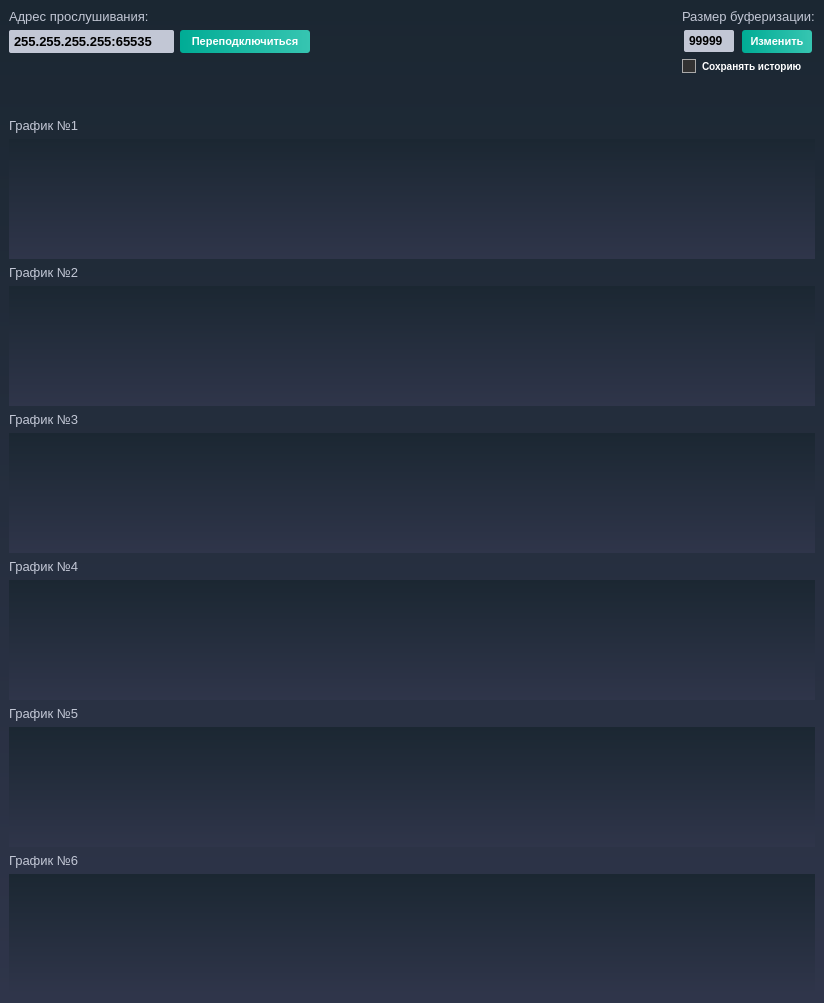
<?xml version="1.0" encoding="UTF-8"?>
<ui version="4.0">
 <class>MainWindow</class>
 <widget class="QMainWindow" name="MainWindow">
  <property name="geometry">
   <rect>
    <x>0</x>
    <y>0</y>
    <width>824</width>
    <height>1003</height>
   </rect>
  </property>
  <property name="minimumSize">
   <size>
    <width>130</width>
    <height>0</height>
   </size>
  </property>
  <property name="windowTitle">
   <string>Plot listener</string>
  </property>
  <property name="styleSheet">
   <string notr="true">
/*-----QWidget-----*/
QWidget
{
	background-color: qlineargradient(spread:repeat, x1:1, y1:0, x2:1, y2:1, stop:0 rgba(27, 39, 50, 255),stop:1 rgba(47, 53, 74, 255));
	color: #000000;

}


/*-----QLabel-----*/
QLabel
{
	background-color: transparent;
	color: #c2c7d5;
	font-size: 13px;

}


/*-----QPushButton-----*/
QPushButton
{
	background-color: qlineargradient(spread:pad, x1:0, y1:0.511, x2:1, y2:0.511, stop:0 rgba(0, 172, 149, 255),stop:0.995192 rgba(54, 197, 177, 255));
	color: #fff;
	font-size: 11px;
	font-weight: bold;
	border: none;
	border-radius: 3px;
	padding: 5px;

}


QPushButton::pressed
{
	background-color: qlineargradient(spread:pad, x1:0, y1:0.511, x2:1, y2:0.511, stop:0 rgba(0, 207, 179, 255),stop:1 rgba(70, 255, 230, 255));

}


/*-----QCheckBox-----*/
QCheckBox
{
	background-color: transparent;
	color: #fff;
	font-size: 10px;
	font-weight: bold;
	border: none;
	border-radius: 5px;

}


/*-----QCheckBox-----*/
QCheckBox::indicator
{
    color: #b1b1b1;
    background-color: #323232;
    border: 1px solid darkgray;
    width: 12px;
    height: 12px;

}


QCheckBox::indicator:checked
{
    image:url(&quot;./ressources/check.png&quot;);
	background-color: qlineargradient(spread:pad, x1:0, y1:0.511, x2:1, y2:0.511, stop:0 rgba(0, 172, 149, 255),stop:0.995192 rgba(54, 197, 177, 255));;
    border: 1px solid #607cff;

}


QCheckBox::indicator:unchecked:hover
{
    border: 1px solid #08b099;

}


QCheckBox::disabled
{
	color: #656565;

}


QCheckBox::indicator:disabled
{
	background-color: #656565;
	color: #656565;
    border: 1px solid #656565;

}


/*-----QLineEdit-----*/
QLineEdit
{
	background-color: #c2c7d5;
	color: #000;
	font-weight: bold;
	border: none;
	border-radius: 2px;
	padding: 3px;

}


/*-----QListView-----*/
QListView
{
	background-color: qlineargradient(spread:pad, x1:1, y1:0, x2:1, y2:1, stop:0 rgba(50, 61, 80, 255),stop:1 rgba(44, 49, 69, 255));
	color: #fff;
	font-size: 12px;
	font-weight: bold;
	border: 1px solid #191919;
	show-decoration-selected: 0;

}


QListView::item
{
	color: #31cecb;
	background-color: #454e5e;
	border: none;
	padding: 5px;
	border-radius: 0px;
	padding-left : 10px;
	height: 42px;

}

QListView::item:selected
{
	color: #31cecb;
	background-color: #454e5e;

}


QListView::item:!selected
{
	color:white;
	background-color: transparent;
	border: none;
	padding-left : 10px;

}


QListView::item:!selected:hover
{
	color: #bbbcba;
	background-color: #454e5e;
	border: none;
	padding-left : 10px;

}


/*-----QTreeView-----*/
QTreeView 
{
	background-color: #232939;
	show-decoration-selected: 0;
	color: #c2c8d7;

}


QTreeView::item 
{
	border-top-color: transparent;
	border-bottom-color: transparent;

}


QTreeView::item:hover 
{
	background-color: #606060;
	color: #fff;

}


QTreeView::item:selected 
{
	background-color: #0ab19a;
	color: #fff;

}


QTreeView::item:selected:active
{
	background-color: #0ab19a;
	color: #fff;

}


QTreeView::branch:has-children:!has-siblings:closed,
QTreeView::branch:closed:has-children:has-siblings 
{
	image: url(://tree-closed.png);

}

QTreeView::branch:open:has-children:!has-siblings,
QTreeView::branch:open:has-children:has-siblings  
{
	image: url(://tree-open.png);

}


/*-----QTableView &amp; QTableWidget-----*/
QTableView
{
    background-color: #232939;
	border: 1px solid gray;
    color: #f0f0f0;
    gridline-color: #232939;
    outline : 0;

}


QTableView::disabled
{
    background-color: #242526;
    border: 1px solid #32414B;
    color: #656565;
    gridline-color: #656565;
    outline : 0;

}


QTableView::item:hover 
{
    background-color: #606060;
    color: #f0f0f0;

}


QTableView::item:selected 
{
	background-color: #0ab19a;
    color: #F0F0F0;

}


QTableView::item:selected:disabled
{
    background-color: #1a1b1c;
    border: 2px solid #525251;
    color: #656565;

}


QTableCornerButton::section
{
	background-color: #343a49;
    color: #fff;

}


QHeaderView::section
{
	color: #fff;
	border-top: 0px;
	border-bottom: 1px solid gray;
	border-right: 1px solid gray;
	background-color: #343a49;
    margin-top:1px;
	margin-bottom:1px;
	padding: 5px;

}


QHeaderView::section:disabled
{
    background-color: #525251;
    color: #656565;

}


QHeaderView::section:checked
{
    color: #fff;
    background-color: #0ab19a;

}


QHeaderView::section:checked:disabled
{
    color: #656565;
    background-color: #525251;

}


QHeaderView::section::vertical::first,
QHeaderView::section::vertical::only-one
{
    border-top: 1px solid #353635;

}


QHeaderView::section::vertical
{
    border-top: 1px solid #353635;

}


QHeaderView::section::horizontal::first,
QHeaderView::section::horizontal::only-one
{
    border-left: 1px solid #353635;

}


QHeaderView::section::horizontal
{
    border-left: 1px solid #353635;

}


/*-----QScrollBar-----*/
QScrollBar:horizontal 
{
    background-color: transparent;
    height: 8px;
    margin: 0px;
    padding: 0px;

}


QScrollBar::handle:horizontal 
{
    border: none;
	min-width: 100px;
    background-color: #56576c;

}


QScrollBar::add-line:horizontal, 
QScrollBar::sub-line:horizontal,
QScrollBar::add-page:horizontal, 
QScrollBar::sub-page:horizontal 
{
    width: 0px;
    background-color: transparent;

}


QScrollBar:vertical 
{
    background-color: transparent;
    width: 8px;
    margin: 0;

}


QScrollBar::handle:vertical 
{
    border: none;
	min-height: 100px;
    background-color: #56576c;

}


QScrollBar::add-line:vertical, 
QScrollBar::sub-line:vertical,
QScrollBar::add-page:vertical, 
QScrollBar::sub-page:vertical 
{
    height: 0px;
    background-color: transparent;

}
</string>
  </property>
  <widget class="QWidget" name="lo_mw">
   <layout class="QHBoxLayout" name="horizontalLayout">
    <item>
     <layout class="QVBoxLayout" name="lo_main">
      <property name="spacing">
       <number>6</number>
      </property>
      <item>
       <layout class="QHBoxLayout" name="lo_bar">
        <item>
         <layout class="QVBoxLayout" name="lo_addr">
          <item>
           <widget class="QLabel" name="lb_addr">
            <property name="text">
             <string>Адрес прослушивания:</string>
            </property>
           </widget>
          </item>
          <item>
           <layout class="QHBoxLayout" name="lo_1_addr">
            <item>
             <widget class="QLineEdit" name="le_addr">
              <property name="minimumSize">
               <size>
                <width>155</width>
                <height>0</height>
               </size>
              </property>
              <property name="maximumSize">
               <size>
                <width>165</width>
                <height>16777215</height>
               </size>
              </property>
              <property name="font">
               <font>
                <pointsize>10</pointsize>
                <weight>75</weight>
                <bold>true</bold>
               </font>
              </property>
              <property name="text">
               <string>255.255.255.255:65535</string>
              </property>
             </widget>
            </item>
            <item>
             <widget class="QPushButton" name="btn_addr">
              <property name="maximumSize">
               <size>
                <width>130</width>
                <height>16777215</height>
               </size>
              </property>
              <property name="text">
               <string>Переподключиться</string>
              </property>
             </widget>
            </item>
           </layout>
          </item>
          <item>
           <spacer name="spr_addr">
            <property name="orientation">
             <enum>Qt::Vertical</enum>
            </property>
            <property name="sizeHint" stdset="0">
             <size>
              <width>20</width>
              <height>40</height>
             </size>
            </property>
           </spacer>
          </item>
         </layout>
        </item>
        <item>
         <spacer name="sp_bar">
          <property name="orientation">
           <enum>Qt::Horizontal</enum>
          </property>
          <property name="sizeHint" stdset="0">
           <size>
            <width>40</width>
            <height>20</height>
           </size>
          </property>
         </spacer>
        </item>
        <item>
         <layout class="QVBoxLayout" name="lo_oset">
          <item>
           <widget class="QLabel" name="lb_buffer_size">
            <property name="maximumSize">
             <size>
              <width>150</width>
              <height>16777215</height>
             </size>
            </property>
            <property name="text">
             <string>Размер буферизации:</string>
            </property>
           </widget>
          </item>
          <item>
           <layout class="QHBoxLayout" name="lo_buffer_size">
            <item>
             <widget class="QLineEdit" name="le_buffer_size">
              <property name="maximumSize">
               <size>
                <width>50</width>
                <height>16777215</height>
               </size>
              </property>
              <property name="text">
               <string>99999</string>
              </property>
             </widget>
            </item>
            <item>
             <widget class="QPushButton" name="btn_buffer_size">
              <property name="maximumSize">
               <size>
                <width>70</width>
                <height>16777215</height>
               </size>
              </property>
              <property name="text">
               <string>Изменить</string>
              </property>
             </widget>
            </item>
           </layout>
          </item>
          <item>
           <widget class="QCheckBox" name="cb_history">
            <property name="text">
             <string>Сохранять историю</string>
            </property>
           </widget>
          </item>
          <item>
           <spacer name="lo_oset_1">
            <property name="orientation">
             <enum>Qt::Vertical</enum>
            </property>
            <property name="sizeHint" stdset="0">
             <size>
              <width>20</width>
              <height>40</height>
             </size>
            </property>
           </spacer>
          </item>
         </layout>
        </item>
       </layout>
      </item>
      <item>
       <layout class="QVBoxLayout" name="lo_pg_1">
        <item>
         <layout class="QVBoxLayout" name="lo_pt_1">
          <item>
           <widget class="QLabel" name="lb_pt_1">
            <property name="enabled">
             <bool>true</bool>
            </property>
            <property name="text">
             <string>График №1</string>
            </property>
           </widget>
          </item>
          <item>
           <widget class="PlotWidget" name="pt_1" native="true">
            <property name="minimumSize">
             <size>
              <width>0</width>
              <height>120</height>
             </size>
            </property>
           </widget>
          </item>
         </layout>
        </item>
        <item>
         <layout class="QVBoxLayout" name="lo_pt_2">
          <item>
           <widget class="QLabel" name="lb_pt_2">
            <property name="text">
             <string>График №2</string>
            </property>
           </widget>
          </item>
          <item>
           <widget class="PlotWidget" name="pt_2" native="true">
            <property name="minimumSize">
             <size>
              <width>0</width>
              <height>120</height>
             </size>
            </property>
           </widget>
          </item>
         </layout>
        </item>
       </layout>
      </item>
      <item>
       <layout class="QVBoxLayout" name="lo_pg_2">
        <item>
         <layout class="QVBoxLayout" name="lo_pt_3">
          <item>
           <widget class="QLabel" name="lb_pt_3">
            <property name="text">
             <string>График №3</string>
            </property>
           </widget>
          </item>
          <item>
           <widget class="PlotWidget" name="pt_3" native="true">
            <property name="minimumSize">
             <size>
              <width>0</width>
              <height>120</height>
             </size>
            </property>
           </widget>
          </item>
         </layout>
        </item>
        <item>
         <layout class="QVBoxLayout" name="lo_pt_4">
          <item>
           <widget class="QLabel" name="lb_pt_4">
            <property name="text">
             <string>График №4</string>
            </property>
           </widget>
          </item>
          <item>
           <widget class="PlotWidget" name="pt_4" native="true">
            <property name="minimumSize">
             <size>
              <width>0</width>
              <height>120</height>
             </size>
            </property>
           </widget>
          </item>
         </layout>
        </item>
       </layout>
      </item>
      <item>
       <layout class="QVBoxLayout" name="lo_pg_3">
        <item>
         <layout class="QVBoxLayout" name="lo_pt_5">
          <item>
           <widget class="QLabel" name="lb_pt_5">
            <property name="text">
             <string>График №5</string>
            </property>
           </widget>
          </item>
          <item>
           <widget class="PlotWidget" name="pt_5" native="true">
            <property name="minimumSize">
             <size>
              <width>0</width>
              <height>120</height>
             </size>
            </property>
           </widget>
          </item>
         </layout>
        </item>
        <item>
         <layout class="QVBoxLayout" name="lo_pt_6">
          <item>
           <widget class="QLabel" name="label_pt_6">
            <property name="text">
             <string>График №6</string>
            </property>
           </widget>
          </item>
          <item>
           <widget class="PlotWidget" name="pt_6" native="true">
            <property name="minimumSize">
             <size>
              <width>0</width>
              <height>120</height>
             </size>
            </property>
           </widget>
          </item>
         </layout>
        </item>
       </layout>
      </item>
     </layout>
    </item>
   </layout>
  </widget>
 </widget>
 <customwidgets>
  <customwidget>
   <class>PlotWidget</class>
   <extends>QWidget</extends>
   <header>pyqtgraph</header>
   <container>1</container>
  </customwidget>
 </customwidgets>
 <resources/>
 <connections/>
</ui>
